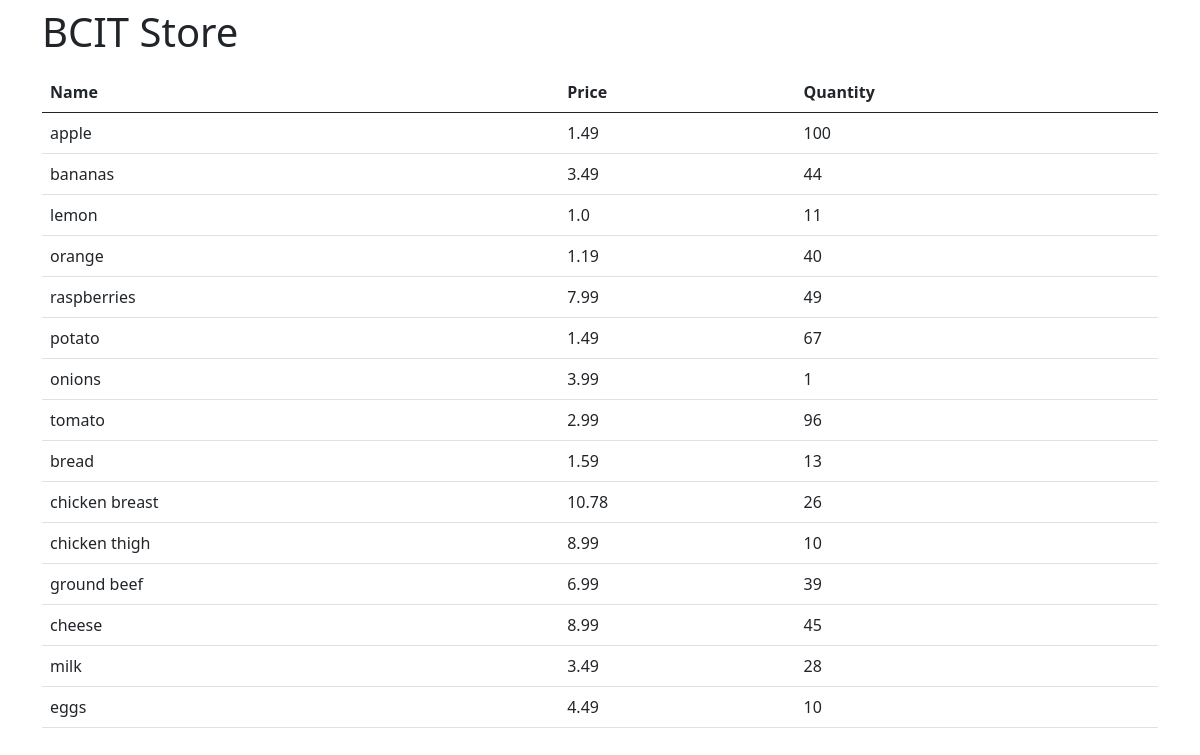
The page / on the database its author committed.
### models.py (models this page shows, shortened)
class Product(db.Model):
    name = db.Column(db.String, primary_key=True)
    price = db.Column(db.Float, nullable=False)
    quantity = db.Column(db.Integer, nullable=False)

### app.py (the view)
@app.route("/")
def home():
    data = Product.query.all()
    return render_template("index.html", products=data)

### templates/index.html
{% extends "base.html" %}
{% block content %}
<h1 class="py-2">BCIT Store</h1>
<table class="table table-highlighted">
    <thead>
        <tr>
            <th>Name</th>
            <th>Price</th>
            <th>Quantity</th>
        </tr>
    </thead>
    <tbody>
        {% for product in products %}
        <tr>
            <td>{{ product.name }}</td>
            <td>{{ product.price }}</td>
            <td>{{ product.quantity }}</td>
        </tr>
        {% endfor %}
    </tbody>
</table>
{% endblock %}

### rows shown on the page
Product: name "apple", price "1.49", quantity "100"
Product: name "bananas", price "3.49", quantity "44"
Product: name "lemon", price "1.0", quantity "11"
Product: name "orange", price "1.19", quantity "40"
Product: name "raspberries", price "7.99", quantity "49"
Product: name "potato", price "1.49", quantity "67"
Product: name "onions", price "3.99", quantity "1"
Product: name "tomato", price "2.99", quantity "96"
Product: name "bread", price "1.59", quantity "13"
Product: name "chicken breast", price "10.78", quantity "26"
Product: name "chicken thigh", price "8.99", quantity "10"
Product: name "ground beef", price "6.99", quantity "39"
Product: name "cheese", price "8.99", quantity "45"
Product: name "milk", price "3.49", quantity "28"
Product: name "eggs", price "4.49", quantity "10"
